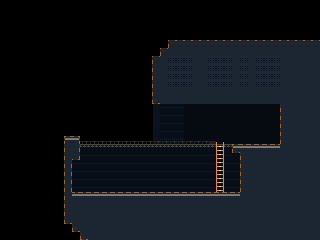

Rendered tile map (Tiled .tmx) drawn with the repository's tilesets; below, a short description and the map source with its tile grids summarised:
An orthogonal 40x30 tile map with 8x8 px tiles, 5 tile layers (BACKGROUND, BACKGROUND1, BACKGROUND0, FOREGROUND, ...), 3 tilesets and 12 objects (DOOR, LADDER, PLAYER).

<map version="1.0" orientation="orthogonal" renderorder="right-down" width="40" height="30" tilewidth="8" tileheight="8" nextobjectid="52">
 <tileset firstgid="1" source="PLACEHOLDER.tsx" />
 <tileset firstgid="9" source="SEWER.tsx" />
 <tileset firstgid="39" source="PIER.tsx" />
 <layer name="BACKGROUND" width="40" height="30">
  <data>[1200 cells, 203 non-empty, 3 distinct tile ids]</data>
 </layer>
 <layer name="BACKGROUND1" width="40" height="30">
  <data>[1200 cells, 19 non-empty, 1 distinct tile ids]</data>
 </layer>
 <layer name="BACKGROUND0" width="40" height="30">
  <data>[1200 cells, 7 non-empty, 2 distinct tile ids]</data>
 </layer>
 <objectgroup name="SOLID">
  <object id="13" x="72" y="192" width="168" height="8" />
  <object id="31" x="64" y="136" width="8" height="56" />
  <object id="32" x="240" y="144" width="40" height="48" />
  <object id="35" x="72" y="136" width="8" height="24" />
  <object id="36" x="280" y="104" width="8" height="40" />
  <object id="40" x="80" y="144" width="136" height="3" />
  <object id="41" x="224" y="144" width="8" height="3" />
  <object id="44" x="152" y="40" width="168" height="64" />
  <object id="48" x="232" y="144" width="8" height="9" />
 </objectgroup>
 <layer name="FOREGROUND" width="40" height="30">
  <data>[1200 cells, 451 non-empty, 11 distinct tile ids]</data>
 </layer>
 <layer name="FOREGROUND0" width="40" height="30">
  <data>[1200 cells, 38 non-empty, 3 distinct tile ids]</data>
 </layer>
 <objectgroup name="OBJECTS">
  <object id="33" name="DOOR" x="256" y="132" width="16" height="12">
   <properties>
    <property name="LINK" value="stage/pier_02.tmx" />
   </properties>
  </object>
  <object id="37" name="LADDER" x="216" y="144" width="8" height="48" />
  <object id="42" name="PLAYER" x="89" y="168" width="10" height="9" />
 </objectgroup>
</map>
